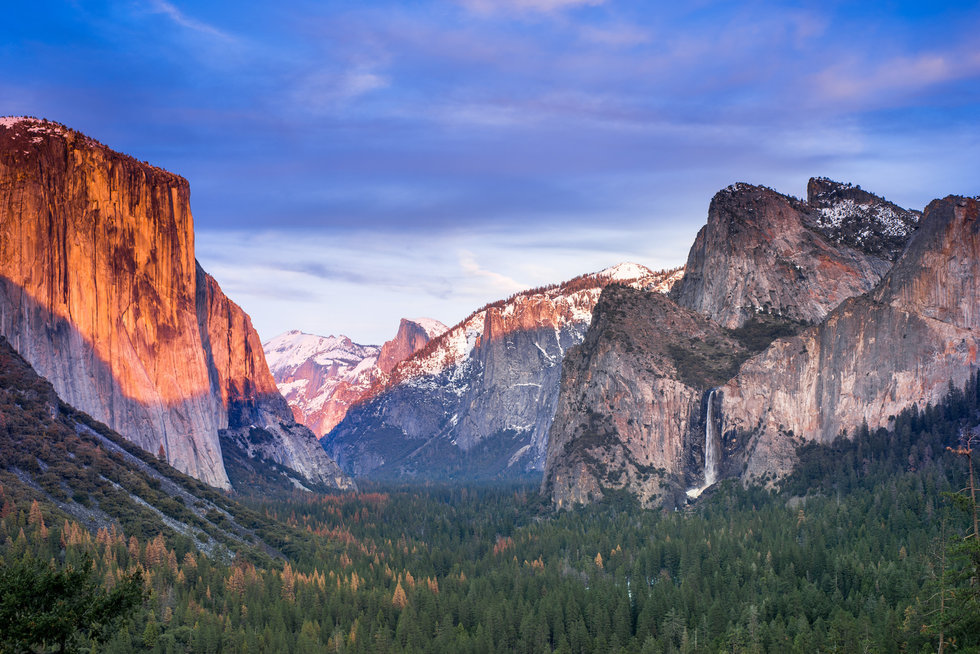
#> input picture 01_Python_basic/Yosemite.jpg, 980 x 654 px, found by its file name
$ python 1-6.py
#> lines starting #> are read from the running program, lines starting #| are printed output that depends on the picture
#1.6 matplotlib
import numpy as np
import matplotlib.pyplot as plt

#데이터 생성
x = np.arange(0, 6, 0.1) #0에서 6까지 0.1간격으로 생성
y = np.sin(x)

#그래프 그리기
plt.plot(x,y)
plt.show()
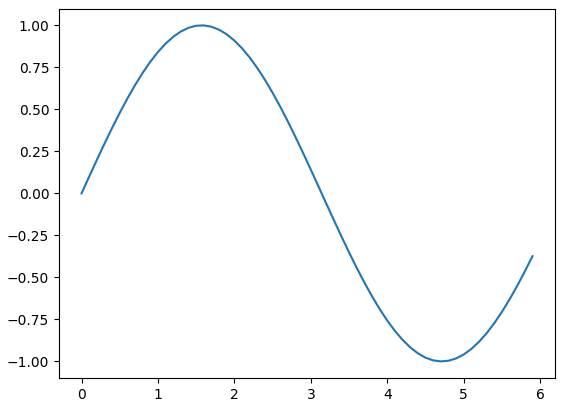
#> figure drawn by matplotlib, 1 panel; curve peaks at x = 1.6, y = 1

#1.6.2 pylot 기능
y1 = np.sin(x)
y2 = np.cos(x)

plt.plot(x, y1, label="sin") #y1 label명
plt.plot(x, y2, linestyle="--", label="cos") #y2 선모양 및 label명
plt.xlabel("x") #x축 이름
plt.ylabel("y") #x축 이름
plt.title('sin & cos') #그래프 이름
plt.legend() #범례표시
plt.show()
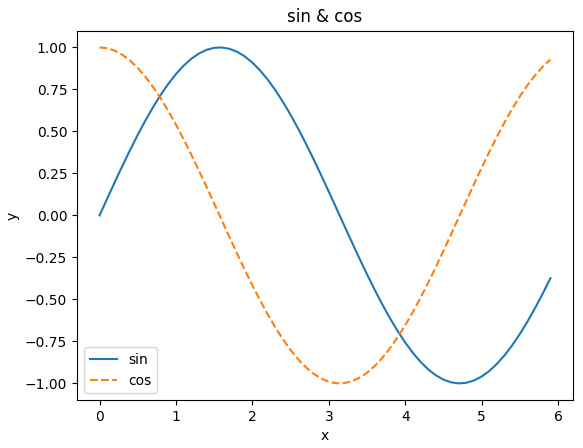
#> figure drawn by matplotlib, 1 panel; curve peaks at x = 1.6, y = 1; curve peaks at x = 0, y = 1

#1.6.3 이미지불러오기
from matplotlib.image import imread

img = imread('D:\\1_Python_code\\01_Deep Learning from scratch\\Yosemite.jpg')
#> img is the input picture: shape (654, 980, 3); mean R, G, B 107.3, 112.1, 140.4

plt.imshow(img)
plt.show()
